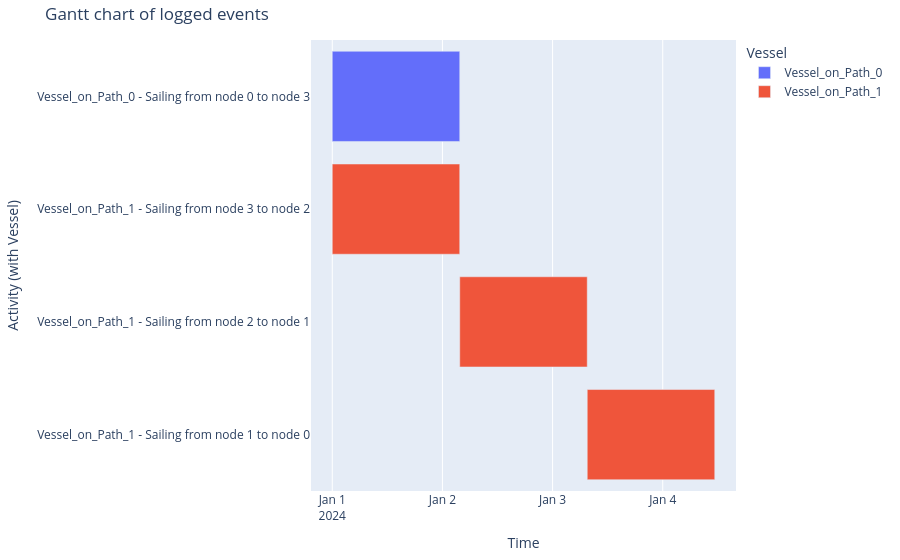

Here is the notebook cell this chart was saved with:
### Code cell
generate_vessel_gantt_chart(df_eventtable)

### Figure 1 — Plotly figure (JSON) as saved in the notebook; plotly's stock layout.template omitted (floating-point values rounded to 4 significant figures)
{"data": [{"base": ["2024-01-01T00:00:00.000000000"], "hovertemplate": "object name=Vessel_on_Path_0<br>start time=%{base}<br>stop time=%{x}<br>activity label=%{y}<extra></extra>", "legendgroup": "Vessel_on_Path_0", "marker": {"color": "#636efa", "pattern": {"shape": ""}}, "name": "Vessel_on_Path_0", "orientation": "h", "showlegend": true, "textposition": "auto", "type": "bar", "x": [100000000], "xaxis": "x", "y": ["Vessel_on_Path_0 - Sailing from node 0 to node 3"], "yaxis": "y"}, {"base": ["2024-01-01T00:00:00.000000000", "2024-01-02T03:46:27.626318000", "2024-01-03T07:33:07.626318000"], "hovertemplate": "object name=Vessel_on_Path_1<br>start time=%{base}<br>stop time=%{x}<br>activity label=%{y}<extra></extra>", "legendgroup": "Vessel_on_Path_1", "marker": {"color": "#EF553B", "pattern": {"shape": ""}}, "name": "Vessel_on_Path_1", "orientation": "h", "showlegend": true, "textposition": "auto", "type": "bar", "x": [99987626, 100000000, 100000000], "xaxis": "x", "y": ["Vessel_on_Path_1 - Sailing from node 3 to node 2", "Vessel_on_Path_1 - Sailing from node 2 to node 1", "Vessel_on_Path_1 - Sailing from node 1 to node 0"], "yaxis": "y"}], "layout": {"barmode": "overlay", "legend": {"title": {"text": "Vessel"}, "tracegroupgap": 0}, "margin": {"b": 20, "l": 20, "r": 20, "t": 40}, "title": {"text": "Gantt chart of logged events"}, "xaxis": {"anchor": "y", "domain": [0, 1], "title": {"text": "Time"}, "type": "date"}, "yaxis": {"anchor": "x", "autorange": "reversed", "domain": [0, 1], "title": {"text": "Activity (with Vessel)"}}}}
